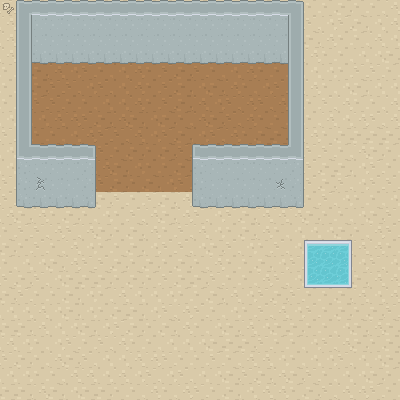

A level layout from a 2D game, rendered from its tile map. Below: a short description, then the map file with its tile-grid data intact:
An orthogonal 25x25 tile map with 16x16 px tiles, 2 tile layers (dirt, walls).

<map version="1.0" tiledversion="1.1.6" orientation="orthogonal" renderorder="right-down" width="25" height="25" tilewidth="16" tileheight="16" infinite="0" nextobjectid="1">
 <tileset firstgid="1" source="spritesheets/roguelikeDungeon_transparent.tsx" />
 <layer name="dirt" width="25" height="25">
  <data encoding="csv">
426,427,426,424,427,424,425,427,425,426,425,424,427,424,424,423,427,424,425,425,425,427,425,425,424,
424,426,424,425,426,423,427,425,423,426,427,425,424,423,425,426,424,424,425,426,423,426,427,423,424,
424,427,423,427,424,425,423,425,425,424,423,423,425,426,427,425,426,424,426,427,424,425,425,424,423,
424,424,365,366,367,368,369,365,366,367,368,369,369,365,369,369,365,365,423,424,425,425,423,423,427,
425,425,369,366,365,368,367,365,366,367,368,369,368,367,365,366,367,367,426,423,423,425,426,426,425,
425,426,369,368,368,365,368,365,366,367,368,369,365,369,366,367,365,368,424,424,425,423,427,423,423,
425,423,368,368,367,367,365,365,366,367,368,369,366,365,368,366,368,366,425,425,426,424,425,425,424,
423,424,365,366,366,368,369,366,369,365,369,367,366,369,368,366,367,367,426,425,424,423,424,426,424,
426,427,367,367,365,366,368,368,366,365,368,369,365,368,366,367,369,369,426,424,425,427,427,427,427,
423,426,366,369,368,365,368,367,369,367,369,368,368,367,367,365,369,366,423,426,426,425,424,427,425,
426,424,366,365,369,368,366,369,365,367,367,369,369,368,366,366,365,365,427,426,427,427,423,426,425,
426,425,367,369,368,369,368,369,367,369,365,368,367,366,365,368,369,367,425,426,427,426,423,426,426,
426,426,423,427,424,423,427,426,425,426,427,424,425,427,426,424,425,425,426,425,426,423,425,425,423,
424,427,424,425,427,425,423,425,426,424,427,424,426,423,426,427,424,424,424,427,425,425,423,427,426,
425,426,426,424,426,424,427,425,427,424,425,426,424,423,425,427,424,425,423,423,423,427,425,424,426,
427,425,426,425,424,423,425,425,427,423,426,426,423,427,426,423,425,426,423,424,423,423,424,424,425,
425,423,423,427,424,426,426,427,425,427,425,427,425,424,425,425,427,423,426,424,427,424,423,426,423,
426,427,426,423,427,427,427,425,427,425,426,427,427,426,425,425,424,426,423,423,426,423,427,424,424,
427,426,425,425,427,423,425,424,423,423,423,425,425,427,424,423,426,427,426,425,425,427,424,423,424,
423,423,424,423,427,423,425,427,427,423,426,424,426,425,423,425,426,424,423,426,425,427,425,427,426,
427,427,424,423,423,427,423,426,427,425,427,424,425,423,427,424,423,427,427,425,425,423,427,424,427,
424,423,425,423,426,425,426,424,425,425,423,423,423,427,427,427,426,425,425,423,426,424,427,425,427,
426,427,425,424,427,426,423,423,424,424,426,425,425,426,425,424,424,423,425,423,423,426,423,423,427,
423,423,425,425,424,424,423,424,423,426,423,426,423,423,427,426,427,424,427,426,425,423,423,427,425,
427,427,424,427,423,427,427,425,425,424,425,424,426,425,427,423,424,424,425,427,426,424,424,426,425
</data>
 </layer>
 <layer name="walls" width="25" height="25">
  <data encoding="csv">
61,13,11,11,11,11,11,11,11,11,11,11,11,11,11,11,11,11,14,0,0,0,0,0,0,
0,41,68,68,68,68,68,68,68,68,68,68,68,68,68,68,68,68,41,0,0,0,0,0,0,
0,41,68,68,68,68,68,68,68,68,68,68,68,68,68,68,68,68,41,0,0,0,0,0,0,
0,41,126,126,126,126,126,126,126,126,126,126,126,126,126,126,126,126,41,0,0,0,0,0,0,
0,41,0,0,0,0,0,0,0,0,0,0,0,0,0,0,0,0,41,0,0,0,0,0,0,
0,41,0,0,0,0,0,0,0,0,0,0,0,0,0,0,0,0,41,0,0,0,0,0,0,
0,41,0,0,0,0,0,0,0,0,0,0,0,0,0,0,0,0,41,0,0,0,0,0,0,
0,41,0,0,0,0,0,0,0,0,0,0,0,0,0,0,0,0,41,0,0,0,0,0,0,
0,41,0,0,0,0,0,0,0,0,0,0,0,0,0,0,0,0,41,0,0,0,0,0,0,
0,42,11,11,11,12,0,0,0,0,0,0,10,11,11,11,11,11,43,0,0,0,0,0,0,
423,67,68,68,68,69,0,0,0,0,0,0,67,68,68,68,68,68,69,0,0,0,0,0,0,
0,67,98,68,68,69,0,0,0,0,0,0,67,68,68,68,68,97,69,0,0,0,0,0,0,
0,125,126,126,126,127,0,0,0,0,0,0,125,126,126,126,126,126,127,0,0,0,0,0,0,
0,0,0,0,0,0,0,0,0,0,0,0,0,0,0,0,0,0,0,0,0,0,0,0,0,
0,0,0,0,0,0,0,0,0,0,0,0,0,0,0,0,0,0,0,0,0,0,0,0,0,
0,0,0,0,0,0,0,0,0,0,0,0,0,0,0,0,0,0,0,291,292,293,0,0,0,
0,0,0,0,0,0,0,0,0,0,0,0,0,0,0,0,0,0,0,320,321,322,0,0,0,
0,0,0,0,0,0,0,0,0,0,0,0,0,0,0,0,0,0,0,349,350,351,0,0,0,
0,0,0,0,0,0,0,0,0,0,0,0,0,0,0,0,0,0,0,0,0,0,0,0,0,
0,0,0,0,0,0,0,0,0,0,0,0,0,0,0,0,0,0,0,0,0,0,0,0,0,
0,0,0,0,0,0,0,0,0,0,0,0,0,0,0,0,0,0,0,0,0,0,0,0,0,
0,0,0,0,0,0,0,0,0,0,0,0,0,0,0,0,0,0,0,0,0,0,0,0,0,
0,0,0,0,0,0,0,0,0,0,0,0,0,0,0,0,0,0,0,0,0,0,0,0,0,
0,0,0,0,0,0,0,0,0,0,0,0,0,0,0,0,0,0,0,0,0,0,0,0,0,
0,0,0,0,0,0,0,0,0,0,0,0,0,0,0,0,0,0,0,0,0,0,0,0,0
</data>
 </layer>
</map>
